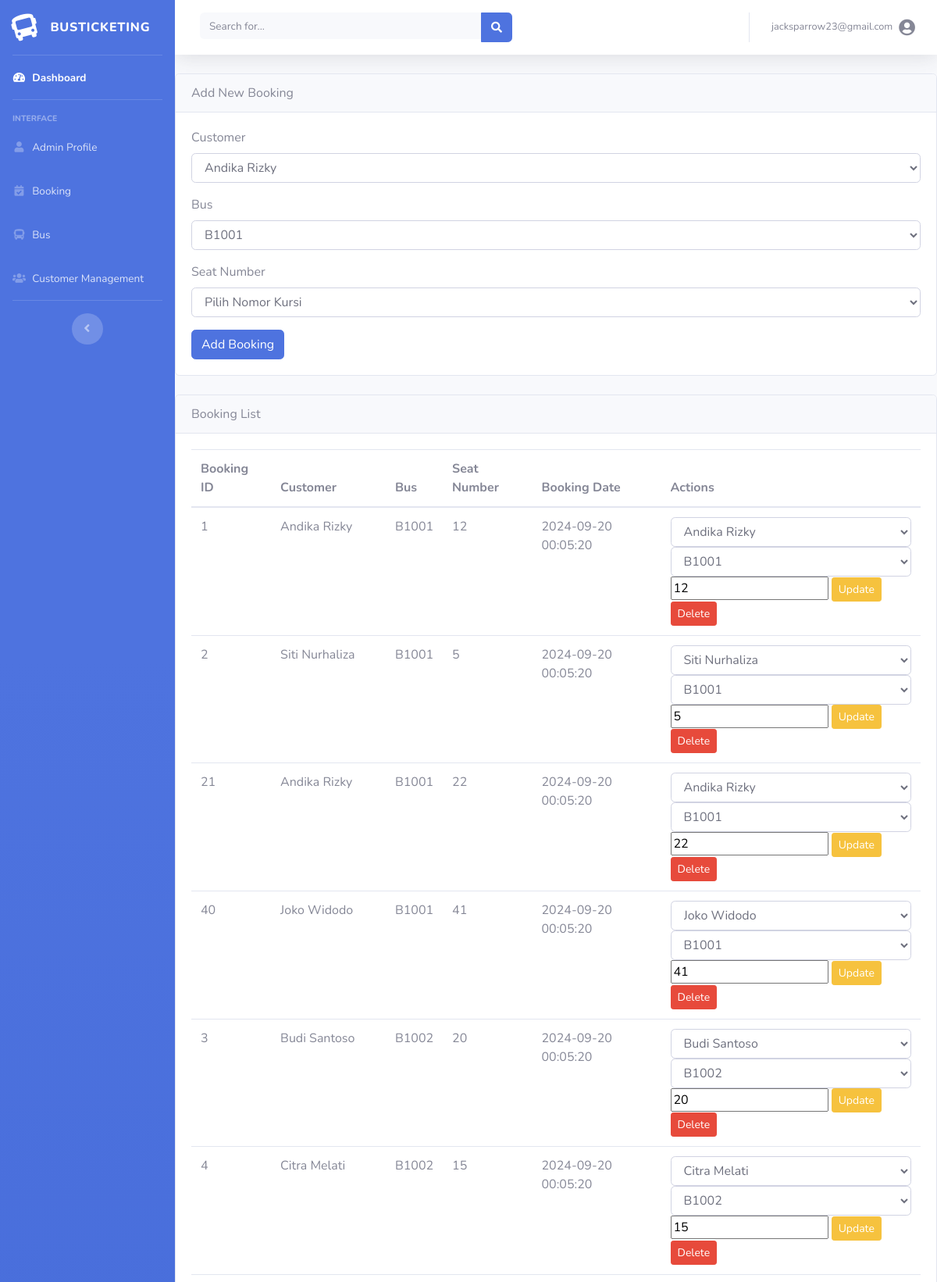
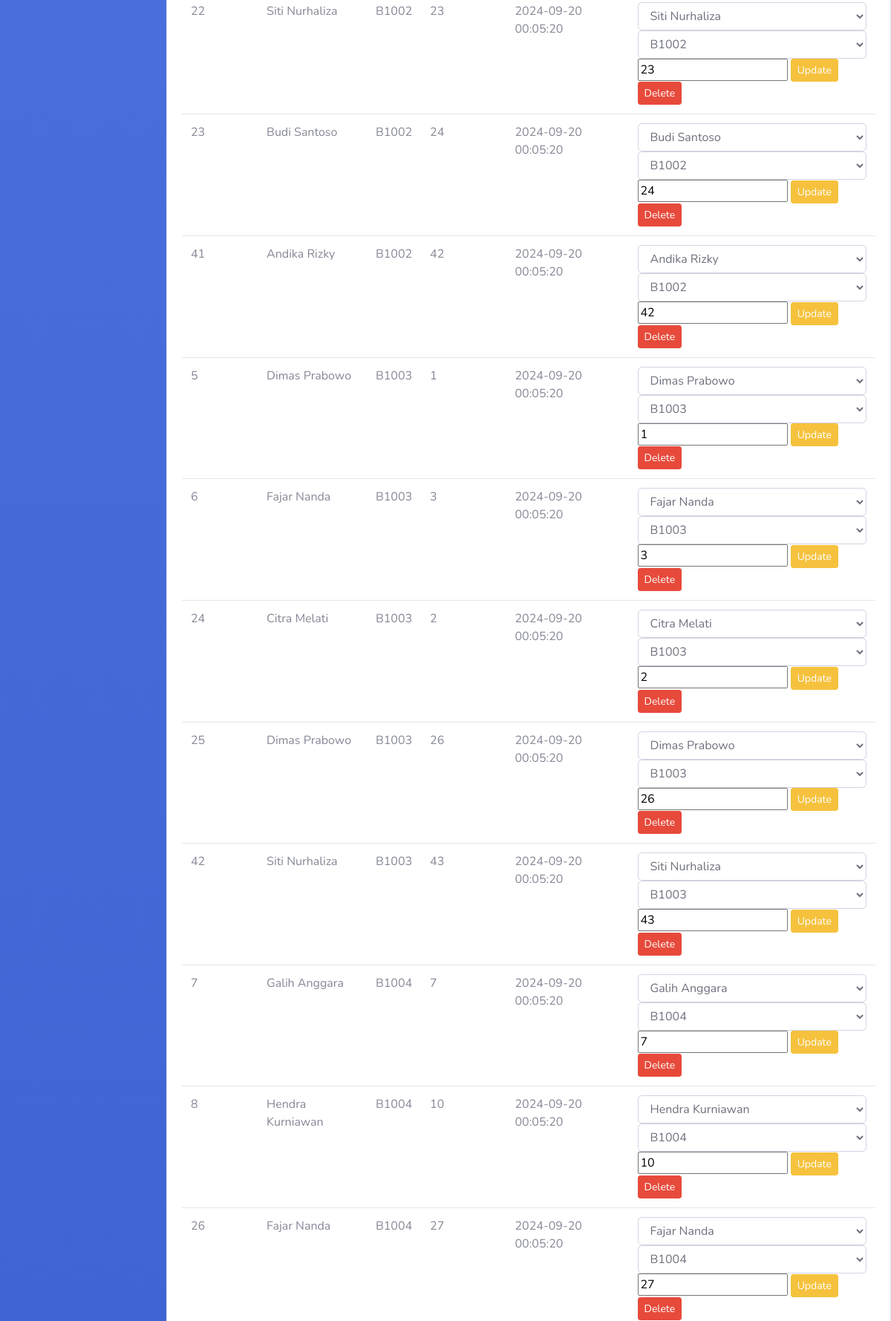
The page /booking_management.php (signed in, upper part) on the database its author committed (2 pictures, top to bottom).
### tables this page shows
CREATE TABLE IF NOT EXISTS booking (
    booking_id INT AUTO_INCREMENT PRIMARY KEY,
    customer_id INT,
    bus_id INT,
    seat_number INT NOT NULL,
    booking_date TIMESTAMP DEFAULT CURRENT_TIMESTAMP,
    FOREIGN KEY (customer_id) REFERENCES customer(customer_id),
    FOREIGN KEY (bus_id) REFERENCES bus(bus_id)
);

CREATE TABLE IF NOT EXISTS customer (
    customer_id INT AUTO_INCREMENT PRIMARY KEY,
    name VARCHAR(100) NOT NULL,
    email VARCHAR(100) UNIQUE NOT NULL,
    phone VARCHAR(15) NOT NULL,
    created_at TIMESTAMP DEFAULT CURRENT_TIMESTAMP
);

CREATE TABLE IF NOT EXISTS bus (
    bus_id INT AUTO_INCREMENT PRIMARY KEY,
    bus_number VARCHAR(20) UNIQUE NOT NULL,
    route VARCHAR(100) NOT NULL,
    seat_capacity INT NOT NULL,
    created_at TIMESTAMP DEFAULT CURRENT_TIMESTAMP
);

### booking_management.php (the view, shortened to what this page needs)
<?php
include('conn.php');
$query = "SELECT b.booking_id, c.name AS customer_name, bus.bus_number, b.seat_number, b.booking_date
          FROM booking b
          JOIN customer c ON b.customer_id = c.customer_id
          JOIN bus ON b.bus_id = bus.bus_id";
$result = mysqli_query($conn, $query);
$bookings = mysqli_fetch_all($result, MYSQLI_ASSOC);
$customers = mysqli_query($conn, "SELECT customer_id, name FROM customer");
$buses = mysqli_query($conn, "SELECT bus_id, bus_number FROM bus");
?>
<?php
include('includes/header.php');
include('includes/nav.php');
?>
<div class="card mb-4">
    <div class="card-header">Add New Booking</div>
    <div class="card-body">
        <form action="booking_management.php" method="POST">
            <div class="form-group">
                <label for="customer_id">Customer</label>
                <select class="form-control" id="customer_id" name="customer_id" required>
                    <?php while ($customer = mysqli_fetch_assoc($customers)): ?>
                        <option value="<?php echo $customer['customer_id']; ?>"><?php echo $customer['name']; ?></option>
                    <?php endwhile; ?>
                </select>
            </div>
            <div class="form-group">
                <label for="bus_id">Bus</label>
                <select class="form-control" id="bus_id" name="bus_id" required>
                    <?php while ($bus = mysqli_fetch_assoc($buses)): ?>
                        <option value="<?php echo $bus['bus_id']; ?>"><?php echo $bus['bus_number']; ?></option>
                    <?php endwhile; ?>
                </select>
            </div>
            <div class="form-group">
                <label for="seat_number">Seat Number</label>
                <select class="form-control" id="seat_number" name="seat_number" required>
                    <option value="">Pilih Nomor Kursi</option>
                </select>
            </div>
            <button type="submit" name="add_booking" class="btn btn-primary">Add Booking</button>
        </form>
    </div>
</div>
<div class="card">
    <div class="card-header">Booking List</div>
    <div class="card-body">
        <table class="table">
            <thead>
                <tr>
                    <th>Booking ID</th>
                    <th>Customer</th>
                    <th>Bus</th>
                    <th>Seat Number</th>
                    <th>Booking Date</th>
                    <th>Actions</th>
                </tr>
            </thead>
            <tbody>
                <?php foreach ($bookings as $booking): ?>
                    <tr>
                        <td><?php echo $booking['booking_id']; ?></td>
                        <td><?php echo $booking['customer_name']; ?></td>
                        <td><?php echo $booking['bus_number']; ?></td>
                        <td><?php echo $booking['seat_number']; ?></td>
                        <td><?php echo $booking['booking_date']; ?></td>
                        <td>
                            <form action="booking_management.php" method="POST" style="display:inline;">
                                <select class="form-control" name="customer_id" required>
                                    <?php
                                    mysqli_data_seek($customers, 0);
                                    while ($customer = mysqli_fetch_assoc($customers)): ?>
                                        <option value="<?php echo $customer['customer_id']; ?>" <?php echo ($booking['customer_name'] == $customer['name']) ? 'selected' : ''; ?>>
                                            <?php echo $customer['name']; ?>
                                        </option>
                                    <?php endwhile; ?>
                                </select>
                                <select class="form-control" name="bus_id" required>
                                    <?php
                                    mysqli_data_seek($buses, 0);
                                    while ($bus = mysqli_fetch_assoc($buses)): ?>
                                        <option value="<?php echo $bus['bus_id']; ?>" <?php echo ($booking['bus_number'] == $bus['bus_number']) ? 'selected' : ''; ?>>
                                            <?php echo $bus['bus_number']; ?>
                                        </option>
                                    <?php endwhile; ?>
                                </select>
                                <input type="number" name="seat_number" value="<?php echo $booking['seat_number']; ?>" required>
                                <button type="submit" name="update_booking" class="btn btn-warning btn-sm">Update</button>
                            </form>
                            <form action="booking_management.php" method="POST" style="display:inline;">
                                <button type="submit" name="delete_booking" class="btn btn-danger btn-sm">Delete</button>
                            </form>
                        </td>
                    </tr>
                <?php endforeach; ?>
            </tbody>
        </table>
    </div>
</div>
</div>
<?php
include('includes/footer.php');
?>

### rows shown on the page
booking: booking_id "1", customer.name "Andika Rizky", bus.bus_number "B1001", seat_number "12", booking_date "2024-09-20 00:05:20"
booking: booking_id "2", customer.name "Siti Nurhaliza", bus.bus_number "B1001", seat_number "5", booking_date "2024-09-20 00:05:20"
booking: booking_id "21", customer.name "Andika Rizky", bus.bus_number "B1001", seat_number "22", booking_date "2024-09-20 00:05:20"
booking: booking_id "40", customer.name "Joko Widodo", bus.bus_number "B1001", seat_number "41", booking_date "2024-09-20 00:05:20"
booking: booking_id "3", customer.name "Budi Santoso", bus.bus_number "B1002", seat_number "20", booking_date "2024-09-20 00:05:20"
booking: booking_id "4", customer.name "Citra Melati", bus.bus_number "B1002", seat_number "15", booking_date "2024-09-20 00:05:20"
booking: booking_id "22", customer.name "Siti Nurhaliza", bus.bus_number "B1002", seat_number "23", booking_date "2024-09-20 00:05:20"
booking: booking_id "23", customer.name "Budi Santoso", bus.bus_number "B1002", seat_number "24", booking_date "2024-09-20 00:05:20"
booking: booking_id "41", customer.name "Andika Rizky", bus.bus_number "B1002", seat_number "42", booking_date "2024-09-20 00:05:20"
booking: booking_id "5", customer.name "Dimas Prabowo", bus.bus_number "B1003", seat_number "1", booking_date "2024-09-20 00:05:20"
booking: booking_id "6", customer.name "Fajar Nanda", bus.bus_number "B1003", seat_number "3", booking_date "2024-09-20 00:05:20"
booking: booking_id "24", customer.name "Citra Melati", bus.bus_number "B1003", seat_number "2", booking_date "2024-09-20 00:05:20"
booking: booking_id "25", customer.name "Dimas Prabowo", bus.bus_number "B1003", seat_number "26", booking_date "2024-09-20 00:05:20"
booking: booking_id "42", customer.name "Siti Nurhaliza", bus.bus_number "B1003", seat_number "43", booking_date "2024-09-20 00:05:20"
booking: booking_id "7", customer.name "Galih Anggara", bus.bus_number "B1004", seat_number "7", booking_date "2024-09-20 00:05:20"
booking: booking_id "8", customer.name "Hendra Kurniawan", bus.bus_number "B1004", seat_number "10", booking_date "2024-09-20 00:05:20"
booking: booking_id "26", customer.name "Fajar Nanda", bus.bus_number "B1004", seat_number "27", booking_date "2024-09-20 00:05:20"

### other values the page prints
$_SESSION['username'] "jacksparrow23@gmail.com"
form field customer_id "Andika Rizky"
form field bus_id "B1001"
form field customer_id "Siti Nurhaliza"
form field customer_id "Joko Widodo"
form field customer_id "Budi Santoso"
form field bus_id "B1002"
form field customer_id "Citra Melati"
form field customer_id "Dimas Prabowo"
form field bus_id "B1003"
form field customer_id "Fajar Nanda"
form field customer_id "Galih Anggara"
form field bus_id "B1004"
form field customer_id "Hendra Kurniawan"
